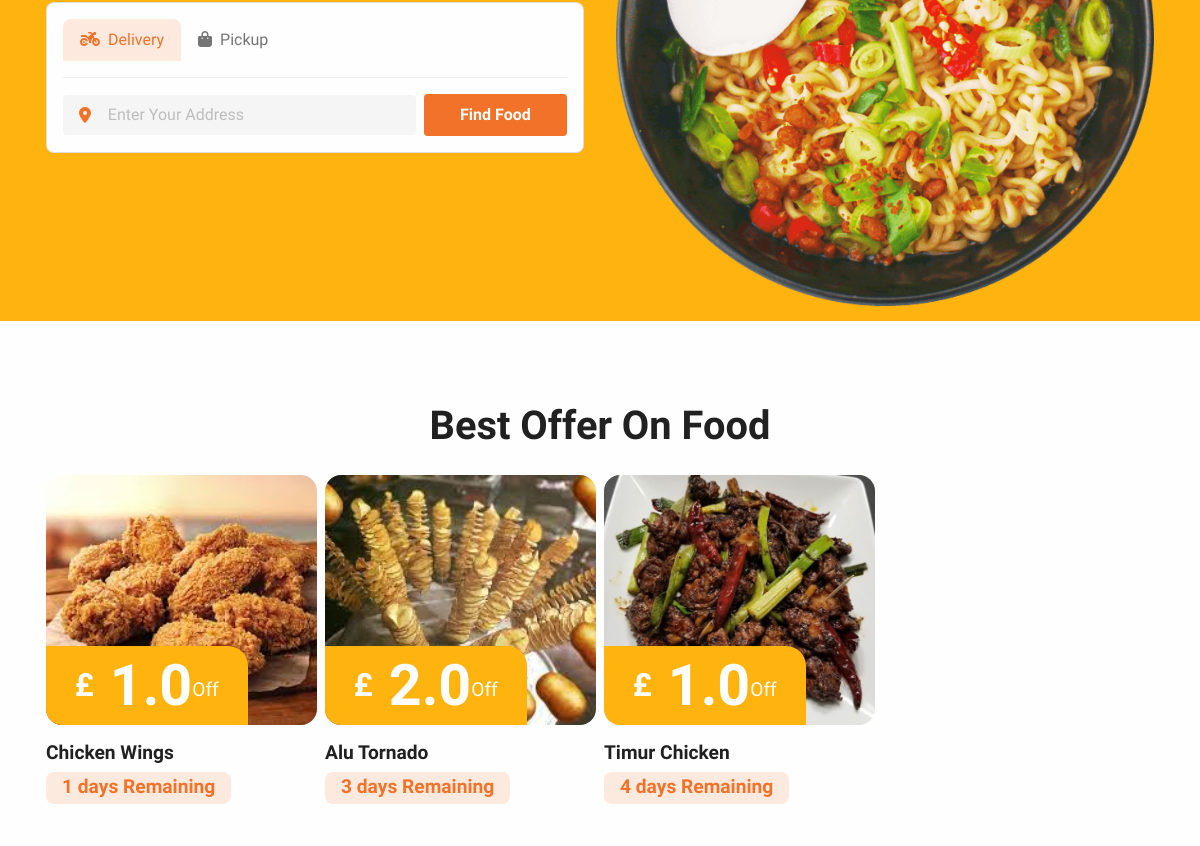
The app's page / (middle part), older data.
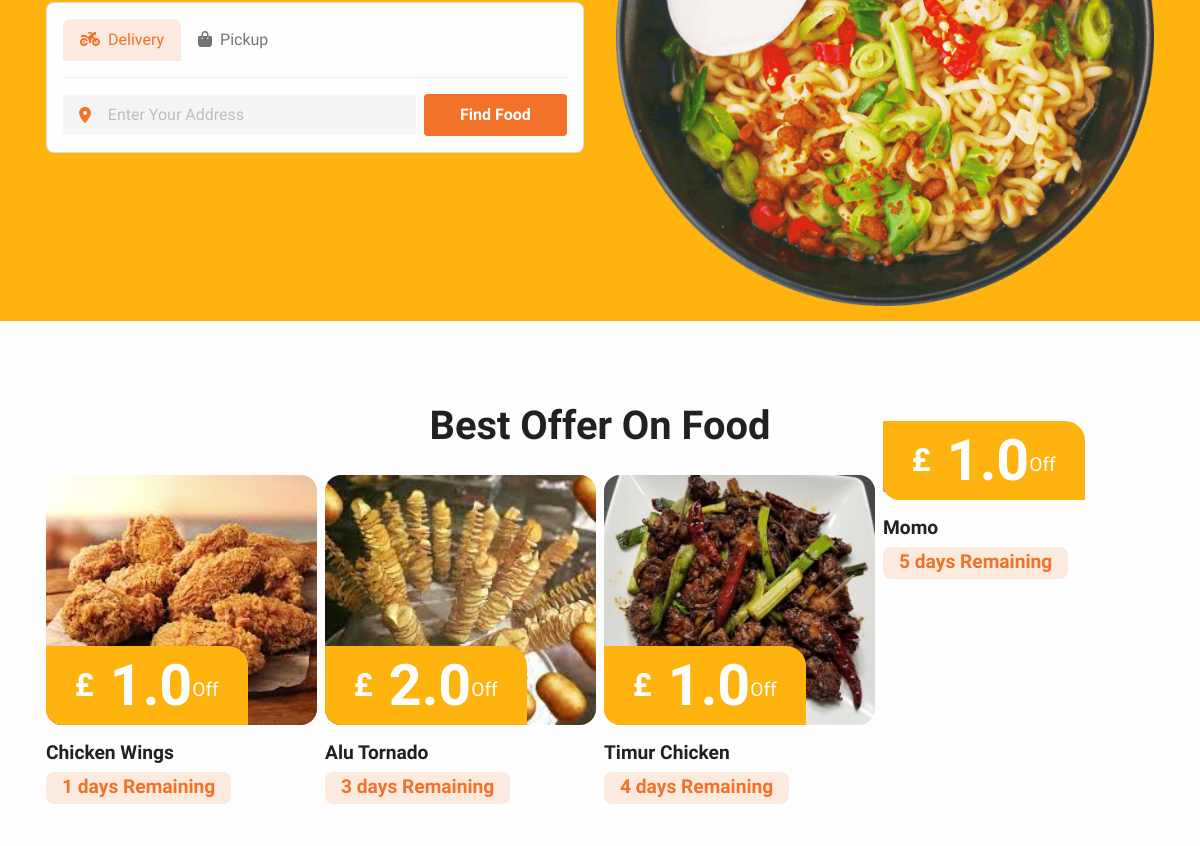
The same page, newer data.
### product/models.py (models this page shows, shortened)
class Product(models.Model):
    name = models.CharField(max_length=100)
    price = models.FloatField(max_length=100)
    image = models.ImageField(upload_to="images/food/")
    trader = models.ForeignKey(User, on_delete=models.CASCADE)
    status = models.BooleanField(default=True)
    category = models.ForeignKey(Categories, on_delete=models.CASCADE)
    class Meta:
        unique_together = ("name", "trader")

class Offer(models.Model):
    offer_amount = models.DecimalField(max_digits=5, decimal_places=1)
    trader_offer = models.ForeignKey(User, on_delete=models.CASCADE)
    product_offer = models.ForeignKey(Product, on_delete=models.CASCADE)
    offer_time = models.IntegerField()

### delivery/views.py (the view)
# urls.py: path("", views.CategoryView.as_view(), name="delivery"),
class CategoryView(TemplateView):
    template_name = "delivery.html"
    def get(self, request):
        if request.session.has_key("user"):
            semail = request.session["user"]
            verifyUser = User.objects.filter(email=semail).first()
            if verifyUser.admin or verifyUser.is_staff:
                return HttpResponseRedirect("../admins/admin")
        product = Product.objects.all()
        traders = User.objects.filter(is_staff=True, is_active=True)
        print(traders)
        trader = traders[0:4]
        offerss = Offer.objects.all()
        offer = offerss[0:4]
        product1 = product[0:5]
        product2 = product[5:10]
        if request.session.has_key("cart_count"):
            no_of_item_in_cart = request.session["cart_count"]
        else:
            no_of_item_in_cart = None
        return render(
            request,
            self.template_name,
            {
                "trader": trader,
                "product": product,
                "offer": offer,
                "product1": product1,
                "product2": product2,
                "traderss": traders,
                "cart_count": no_of_item_in_cart,
            },
        )

### login/models.py (called while the page is built)
    def __str__(self):
        return self.email

### templates/delivery.html (shortened to what this page needs)
{%extends 'base.html' %}{% load static %}
{%block body%}
<section class="py-5 overflow-hidden bg-primary" id="home">
  <div class="container">
    <div class="row flex-center">
      <div class="col-md-5 col-lg-6 order-0 order-md-1 mt-8 mt-md-0">
        <a class="img-landing-banner" href="#!"><img class="img-fluid"
            src="{%static 'assets/img/gallery/hero-header.png' %}" alt="hero-header" /></a>
      </div>
      <div class="col-md-7 col-lg-6 py-8 text-md-start text-center">
        <div class="card w-xxl-75">
          <div class="card-body">
            <nav>
              <div class="nav nav-tabs" id="nav-tab" role="tablist">
                <button class="nav-link active mb-3" id="nav-home-tab" data-bs-toggle="tab" data-bs-target="#nav-home"
                  type="button" role="tab" aria-controls="nav-home" aria-selected="true">
                  <i class="fas fa-motorcycle me-2"></i>Delivery
                </button>
                <button class="nav-link mb-3" id="nav-profile-tab" data-bs-toggle="tab" data-bs-target="#nav-profile"
                  type="button" role="tab" aria-controls="nav-profile" aria-selected="false">
                  <i class="fas fa-shopping-bag me-2"></i>Pickup
                </button>
              </div>
            </nav>
            <div class="tab-content mt-3" id="nav-tabContent">
              <div class="tab-pane fade show active" id="nav-home" role="tabpanel" aria-labelledby="nav-home-tab">
                <form class="row gx-2 gy-2 align-items-center">
                  <div class="col">
                    <div class="input-group-icon">
                      <i class="
                                fas
                                fa-map-marker-alt
                                text-danger
                                input-box-icon
                              "></i>
                      <input class="
                                form-control
                                input-box
                                form-foodwagon-control
                              " id="inputDelivery" type="text" placeholder="Enter Your Address" />
                    </div>
                  </div>
                  <div class="d-grid gap-3 col-sm-auto">
                    <button class="btn btn-danger" type="submit">
                      Find Food
                    </button>
                  </div>
                </form>
              </div>
            </div>
          </div>
        </div>
      </div>
    </div>
  </div>
</section>
<section class="py-0">
  <div class="container">
    <div class="row h-100 gx-2 mt-7">
      <div class="mx-auto text-center mb-2">
        <h5 class="fw-bold fs-3 fs-lg-5 lh-sm mb-3">
          Best Offer On Food
        </h5>
      </div>
      {% for offers in offer%}
      {% for products in product %}
      {%if offers.product_offer_id == products.id%}
      {%if products.status == True %}
      <div class="col-sm-6 col-lg-3 mb-3 mb-md-0 h-100 pb-4">
        <div class="card card-span h-100">
          <div class="position-relative">
            <div class="shownimage">
              <img class="img-fluid rounded-3" src="{{products.image.url}}" alt="..." />
            </div>
            <div class="card-actions">
              <div class="badge badge-foodwagon bg-primary p-4">
                <div class="d-flex flex-between-center">
                  <div class="d-block text-white fs-2">£ &nbsp;</div>
                  <div class="text-white fs-7">{{offers.offer_amount}}</div>
                  <div class="fw-normal fs-1 mt-2">Off</div>
                </div>
              </div>
            </div>
          </div>
          <div class="card-body px-0">
            <h5 class="fw-bold text-1000 text-truncate">
              {{products.name}}
            </h5>
            <span class="badge bg-soft-danger py-2 px-3"><span class="fs-1 text-danger">{{offers.offer_time}} days
                Remaining</span></span>
          </div>
        </div>
      </div>
      {%endif%}
      {%endif%}
      {%endfor%}
      {%endfor%}
    </div>
  </div>
</section>
{% endblock body%}

Row changes from the older to the newer data that the page shows:
added Offer: offer_amount "1.0", offer_time "5"
added Product: name "Momo"
